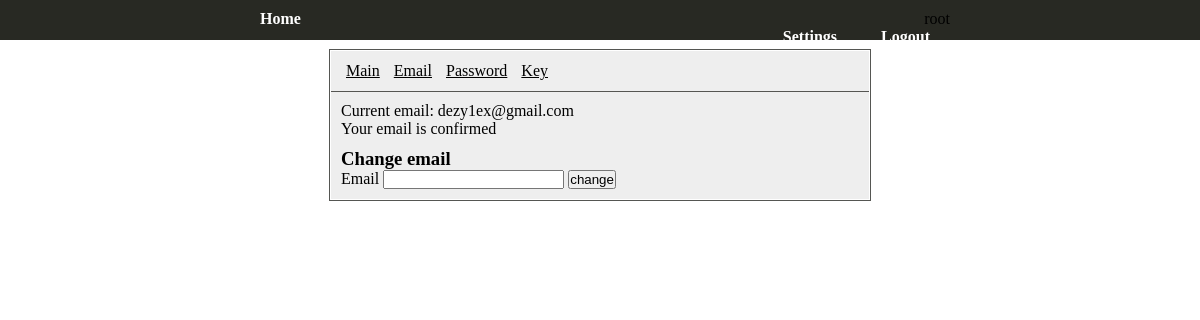
The page /settings/email (signed in) on the database as committed earlier.
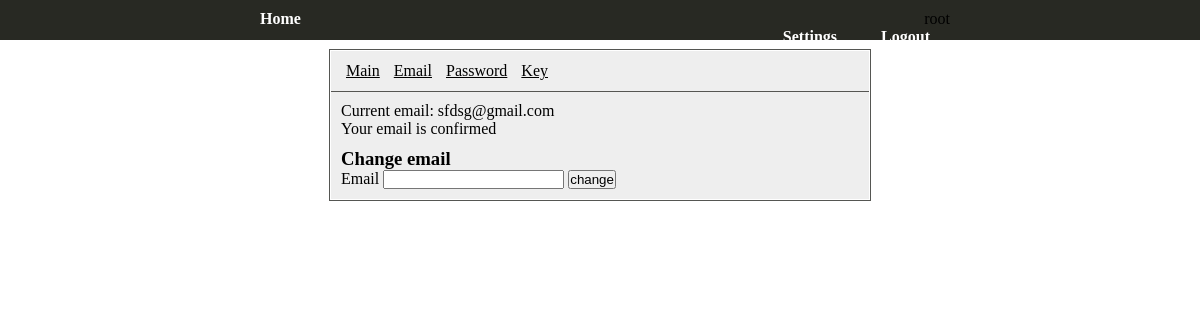
The same page on the database as committed later.
### app/models.py (models this page shows, shortened)
class User(db.Model, UserMixin):
    id = db.Column(db.Integer, primary_key=True)
    email = db.Column(db.String(120), unique=True, index=True)
    username = db.Column(db.String(64), unique=True, index=True)
    password_hash = db.Column(db.String(128))
    key_hash = db.Column(db.String(64))
    is_validated = db.Column(db.Boolean, default=False, index=True)
    validate_code = db.Column(db.Integer, index=True)
    time_to_validate = db.Column(db.DateTime())
    account = db.relationship("Account", backref="master", lazy="dynamic")

### app/views.py (the view, shortened to what this page needs)
@app.route("/settings/email", methods=["GET", "POST"])
@login_required
def settings_email():
    form = SettingsEmailForm()
    return render_template("settings/email.html", form=form)

### app/forms.py
class SettingsEmailForm(FlaskForm):
    email = StringField("Email", validators=[Email()])
    code = StringField("Code")
    submit = SubmitField("Submit")

### app/models.py (called while the page is built)
@login.user_loader
def load_user(id):
    return User.query.get(int(id))

### app/templates/settings/email.html (shortened to what this page needs)
{% extends "settings/base.html" %}
{% block settings %}
    <div class="settings">
        Current email: {{ current_user.email }} <br>
        {% if not current_user.is_validated %}
            Your email is not confirmed. Fix it. Otherwise, you will not be able to change your password.
            <form action="" method="POST">
                {{ form.hidden_tag() }}
                <p>
                    {{ form.submit(value="send code") }}
                </p>
                <p>
                    {{ form.code.label }} <br>
                    {{ form.code() }} <br>
                    {% for error in form.code.errors %}
                        <span style="color: red"> {{ error }} </span>
                    {% endfor %}
                    {{ form.submit(value="validate" )}}
                </p>
            </form>
        {% else %}
            Your email is confirmed
        {% endif %}
        <div class="change_email">
            <form method="POST">
                <h3>Change email</h3>
                {{ form.email.label }}
                {{ form.email() }}
                {{ form.submit(value="change")}} <br>
            </form>
        </div>
    </div>
{% endblock %}

### app/templates/settings/base.html
{% extends "base.html" %}
{% block css %}
    <link rel="stylesheet" href="{{ url_for("static", filename="css/settings.css") }}">
{% endblock %}
{% block content %}
    <div class="settings_wrapper">
        <div class="content">
            <div class="nav_content">
                <nav>
                    <div class="left_nav">
                        <a href="/settings">Main</a>
                        <a href="/settings/email">Email</a>
                        <a href="/settings/password">Password</a>
                        <a href="/settings/key">Key</a>
                    </div>
                </nav>
            </div>
            {% block settings %}
            {% endblock %}
        </div>
    </div>
{% endblock %}

### app/templates/base.html (shortened to what this page needs)
<!DOCTYPE html>
<html>
<head>
    <link rel="stylesheet" href="{{ url_for("static", filename="css/base.css") }}">
    {% block css %}
    {% endblock %}
</head>
<body>
    <header>
        <div class="head_wrapper">
            <nav>
                <div class="left_nav">
                    <a href="{{ url_for("index") }}">Home</a>
                </div>
                <div class="right_nav">
                        {% if not current_user.is_anonymous %}
                            <div class="topmenu">
                                {{ current_user.username }}
                            </div>
                            <a href="/settings">Settings</a>
                            <a href="{{ url_for("logout") }}">Logout</a>
                        {% else %}
                            <a href="{{ url_for("login") }}">Sign in</a>
                            <a href="{{ url_for("reg") }}">Sign up</a>
                        {% endif %}
                </div>
            </nav>
        </div>
    </header>
    <div class="wrapper_content">
        {% block content %}
        {% endblock %}
    </div>
</body>
</html>

### app/static/css/base.css (style rules this page uses)
* { padding: 0; margin: 0; }
header { background: #282923; height: 40px; min-width: 650px; }
.head_wrapper { width: 60%; min-width: 650px; margin-left: auto; margin-right: auto; }
header a, a:visited { text-decoration: none; color: white }
header nav { width: 100%; padding-top: 10px; display: inline-block; }
header a { font-weight: bold; padding: 20px; }
header .left_nav { float: left; margin-right: auto; }
header .right_nav { float: right; margin-right: 10px; height: 30px; text-align: right; }
.wrapper_content { width: 50%; margin-left: auto; margin-right: auto; }

### app/static/css/settings.css (style rules this page uses)
.settings_wrapper { padding-top: 10px; width: 90%; margin-left: auto; margin-right: auto; text-align: center; }
.nav_content { border-bottom: solid 1px #555652; min-height: 40px; }
.nav_content a { color: black; padding: 5px; }
.nav_content { line-height: 40px; }
.nav_content .left_nav { float: left; padding-left: 10px; }
.content { background: #eeeeee; border: solid 1px white; outline: solid 1px #555652; }
.settings { padding: 10px; width: 90%; text-align: left; }
.change_email { padding-top: 10px; }

Rows that differ between the two databases and show on the page:
changed User "root": email "dezy1ex@gmail.com" → "sfdsg@gmail.com"
